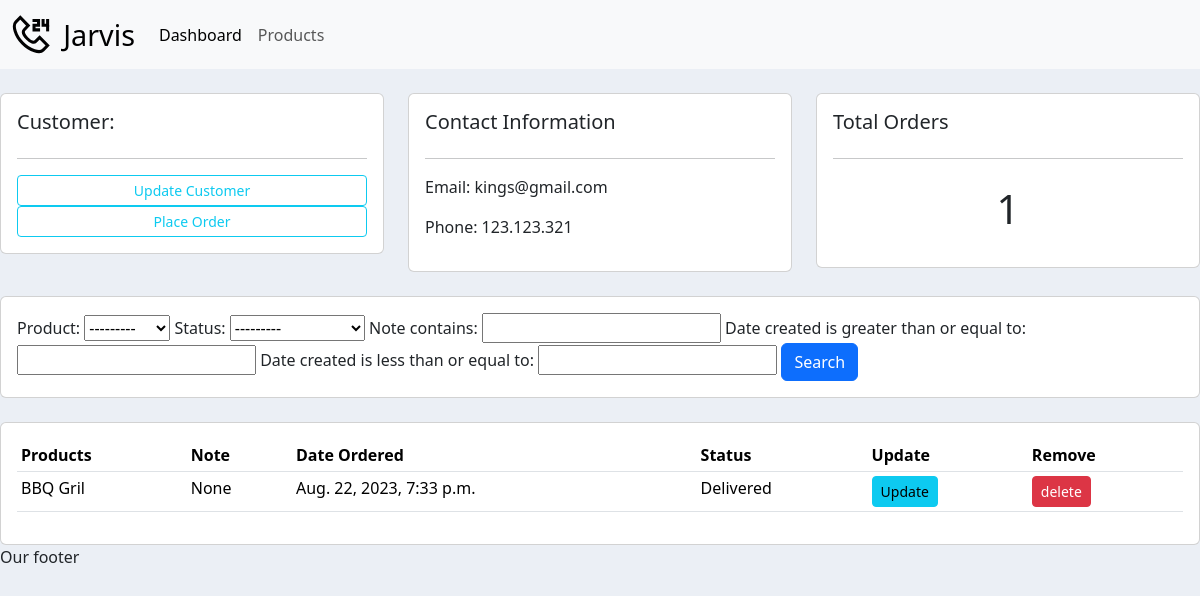
The app's page /customer/2/ with its own data.
### accounts/models.py (models this page shows, shortened)
class Customer(models.Model):
    name = models.CharField(max_length=255, null=True)
    phone = models.CharField(max_length=255, null=True)
    email = models.CharField(max_length=255, null=True)
    date_created = models.DateTimeField(auto_now_add=True, null=True)

class Order(models.Model):
    STATUS = (
        ('Pending', 'Pending'),
        ('Out of Delivery', 'Out of Delivery'),
        ('Delivered', 'Delivered'),
    )
    customer = models.ForeignKey(Customer, null=True, on_delete=models.SET_NULL)
    product = models.ForeignKey(Products, null=True, on_delete=models.SET_NULL)
    date_created = models.DateTimeField(auto_now_add=True, null=True)
    status = models.CharField(max_length=255, null=True, choices=STATUS)
    note = models.CharField(max_length=1000, null=True)

class Products(models.Model):
    CATEGORY = (
        ('Indoor', 'Indoor'),
        ('Out Door', 'Out Door'),
    )
    name = models.CharField(max_length=255, null=True)
    price = models.FloatField(null=True)
    category = models.CharField(max_length=255, null=True, choices=CATEGORY)
    description = models.CharField(max_length=255, null=True,blank=True)
    date_created = models.DateTimeField(auto_now_add=True, null=True)
    tags = models.ManyToManyField(Tag)
    def __str__(self):
        return self.name

### accounts/views.py (the view)
# urls.py: path('customer/<str:pk_test>/', customer, name="customer"),
def customer(request, pk_test):
    customer = Customer.objects.get(id=pk_test)
    orders = customer.order_set.all()
    order_count = orders.count()
    myFilter = OrderFilter(request.GET, queryset=orders)
    orders = myFilter.qs
    context = {'customer': customer, 'orders': orders, 'order_count': order_count, 'myFilter': myFilter}
    return render(request, 'accounts/customer.html', context)

### accounts/templates/accounts/customer.html
{% extends 'accounts/main.html' %}
{% block content %}
<br/>
<div class="row">
    <div class="col-md">
        <div class="card card-body">
            <h5>Customer:</h5>
            <hr/>
            <a class="btn btn-outline-info btn-sm btn-block" href="">Update Customer</a>
            <a class="btn btn-outline-info btn-sm btn-block" href="{% url 'create_order' customer.id %}">Place Order</a>
        </div>
    </div>
    <div class="col-md">
        <div class="card card-body">
            <h5>Contact Information</h5>
            <hr/>
            <p>Email: {{customer.email}} </p>
            <p>Phone: {{customer.phone}}</p>
        </div>
    </div>
    <div class="col-md">
        <div class="card card-body">
            <h5>Total Orders</h5>
            <hr/>
            <h1 style="text-align: center; padding: 10px">{{ order_count }}</h1>
        </div>
    </div>
</div>
<br/>
<div class="row">
    <div class="col">
        <div class="card card-body">
            <form method="get">
                {{ myFilter.form }}
                <button class="btn btn-primary" type="submit">Search</button>
            </form>
        </div>
    </div>
</div>
<br/>
<div class="row">
    <div class="col-md">
        <div class="card card-body">
            <table class="table table-sm">
                <tr>
                    <th>Products</th>
                    <th>Note</th>
                    <th>Date Ordered</th>
                    <th>Status</th>
                    <th>Update</th>
                    <th>Remove</th>
                </tr>
                {% for order in orders %}
                <tr>
                    <td>{{order.product}}</td>
                    <td>{{order.note}}</td>
                    <td>{{order.date_created}}</td>
                    <td>{{order.status}}</td>
                    <td><a class="btn btn-sm btn-info" href="{% url 'update_order' order.id %}">Update</a></td>
                    <td><a class="btn btn-sm btn-danger" href="{% url 'delete_order' order.id %}">delete</a></td>
                </tr>
                {% endfor %}
            </table>
        </div>
    </div>
</div>
{% endblock content %}

### static/css/main.css (style rules this page uses)
body { background-color:#ebeff5; }

### records on screen
Customer: email "kings@gmail.com", phone "123.123.321"
Order: product "BBQ Gril", note "None", date_created "Aug. 22, 2023, 7:33 p.m.", status "Delivered"

### other values on screen
{{ order_count }} "1"
